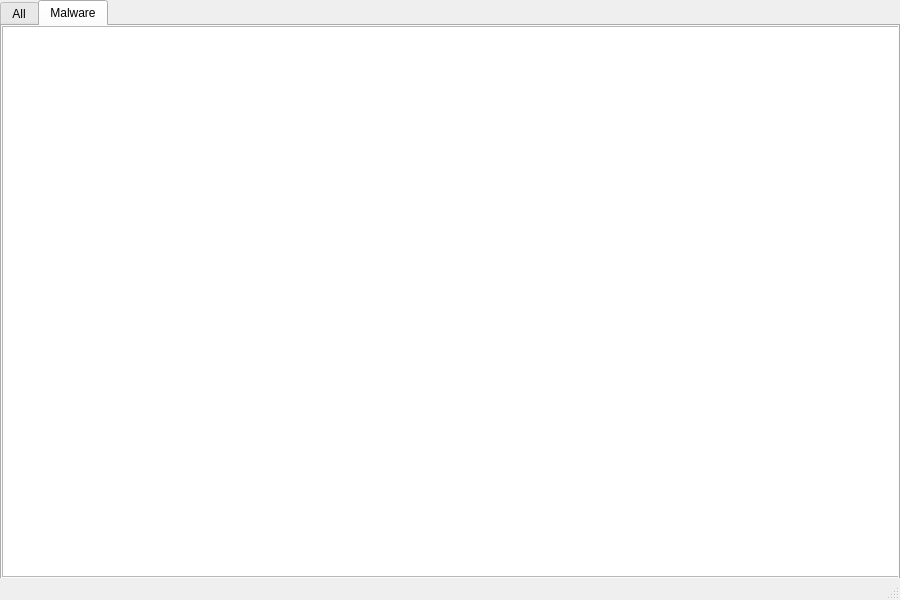
<?xml version="1.0" encoding="UTF-8"?>
<ui version="4.0">
 <class>MainWindow</class>
 <widget class="QMainWindow" name="MainWindow">
  <property name="geometry">
   <rect>
    <x>0</x>
    <y>0</y>
    <width>900</width>
    <height>600</height>
   </rect>
  </property>
  <property name="windowTitle">
   <string>MainWindow</string>
  </property>
  <widget class="QWidget" name="centralwidget">
   <widget class="QTabWidget" name="HistoryTabBar">
    <property name="geometry">
     <rect>
      <x>0</x>
      <y>0</y>
      <width>900</width>
      <height>600</height>
     </rect>
    </property>
    <property name="currentIndex">
     <number>1</number>
    </property>
    <widget class="QWidget" name="tabAll">
     <attribute name="title">
      <string>All</string>
     </attribute>
    </widget>
    <widget class="QWidget" name="tab_Malware">
     <attribute name="title">
      <string>Malware</string>
     </attribute>
     <widget class="QTableView" name="tableView">
      <property name="geometry">
       <rect>
        <x>0</x>
        <y>0</y>
        <width>901</width>
        <height>551</height>
       </rect>
      </property>
     </widget>
    </widget>
   </widget>
  </widget>
  <widget class="QStatusBar" name="statusbar"/>
 </widget>
 <resources/>
 <connections/>
</ui>
